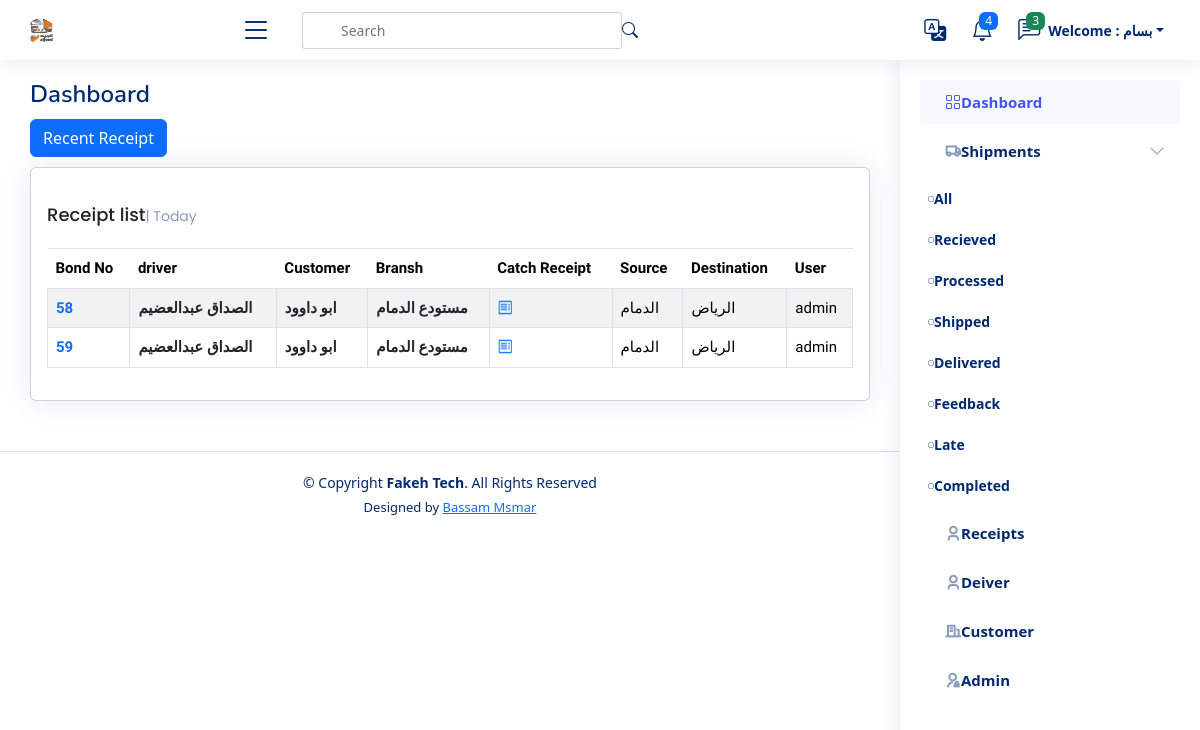
/receipt/ (signed in), run on an earlier commit of the app's database.
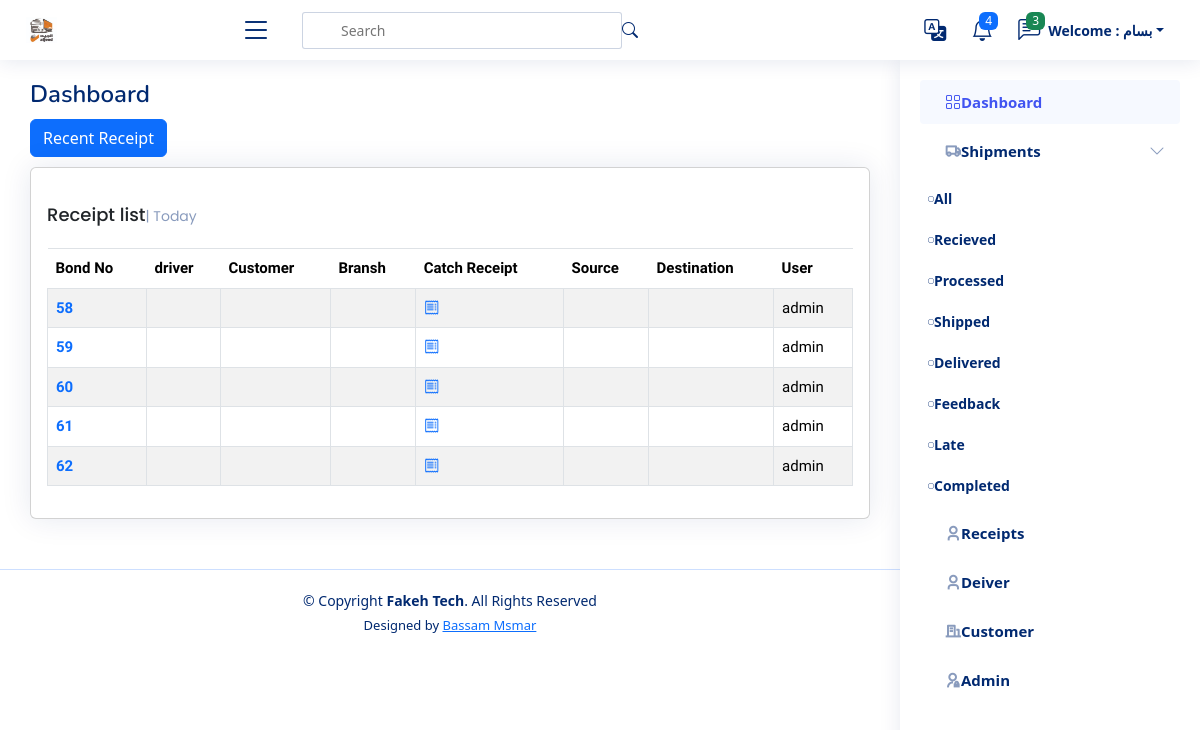
And on a later commit of the database.
### receipt/models.py (models this page shows, shortened)
class Receipt(models.Model):
    user = models.ForeignKey(User,  related_name='receipts_user', on_delete=models.SET_NULL, null=True)
    shipment = models.ForeignKey(Shipment,  related_name='receipts_shipment', on_delete=models.SET_NULL, null=True)
    fare = models.IntegerField(_("Fare"), null=True, blank=True)
    premium = models.IntegerField(_("Premium"), null=True, blank=True)
    fare_return = models.IntegerField(_("Return"), null=True, blank=True)
    days_stayed = models.IntegerField(_("Days Stayed "), null=True, blank=True)
    stay_cost = models.IntegerField(_("Stay Cost") , null=True, blank=True)
    deducted = models.IntegerField(_("Deducted") , null=True, blank=True)
    create_at = models.DateTimeField(_("Create At"), default=timezone.now)
    code = models.ImageField(_("Receipt code"), blank=True, null=True, upload_to='receipt_code')
    total = models.IntegerField(_("Total"), default=0)
    compiled = models.BooleanField(_("Compiled"), default=False)

### shipments/models.py (models this page shows, shortened)
class Shipment(models.Model):
    user = models.ForeignKey(User,  related_name='shipments_user', on_delete=models.SET_NULL, null=True)
    driver = models.ForeignKey(Driver,  related_name='shipments_driver', on_delete=models.SET_NULL, null=True)
    customer_branch = models.ForeignKey(Branch, related_name='shipments_company', on_delete=models.SET_NULL, null=True)
    fare = models.IntegerField(_("Fare"))
    premium = models.IntegerField(_("Premium"), null=True, blank=True)
    fare_return = models.IntegerField(_("Return"), null=True, blank=True)
    code = models.ImageField(blank=True, null=True, upload_to='code')
    days_stayed = models.IntegerField(_("Days Stayed "), null=True, blank=True)
    stay_cost = models.IntegerField(_("Stay Cost") , null=True, blank=True)
    deducted = models.IntegerField(_("Deducted") , null=True, blank=True)
    status = models.TextField(_("Status"), choices=STATUS, null=True, blank=True, default=STATUS[0][0])
    destination = models.ForeignKey(City, verbose_name=_("Destination"), on_delete=models.CASCADE, null=True, blank=True)
    created_at = models.DateTimeField(_("Create At"), default=timezone.now)
    expected_arrival_date = models.DateTimeField(_("Expected Arrival Date"), null=True, blank=True, default=timezone.now)
    actual_delivery_date = models.DateTimeField(_("Actual Delivery Date "), null=True, blank=True, default=timezone.now)
    notes = models.TextField(_("Notes"), null=True, blank=True)

class City(models.Model):
    name_ar = models.CharField(_("City Arabic"), max_length=50)
    name_en = models.CharField(_("City English"), max_length=50)
    def __str__(self):
        return self.name_ar

### drivers/models.py (models this page shows)
class Driver(models.Model):
    name = models.CharField(_("Driver Name"), max_length=120)
    phone = models.CharField(_("Driver Phone"), max_length=120)
    id_number = models.CharField(_("Driver Id Number"), max_length=10, null=True, blank=True)
    language = models.CharField(_("Driver Language"),  max_length=120, choices=LANGUAHE, null=True, blank=True)
    truck_type =models.CharField(_("Truck Type"), max_length=120, choices=TRUCK_TYPE, null=True, blank=True)
    rate = models.IntegerField(_("Rate"), null=True, blank=True)
    image_id = models.ImageField(_("Driver Image"), null=True, blank=True, upload_to='driver_image', default='driver_image/id_defult.png')
    def __str__(self) -> str:
        return self.name

### customers/models.py (models this page shows, shortened)
class Branch(models.Model):
    customers = models.ForeignKey(Customers, related_name='branch_customers', on_delete=models.CASCADE)
    name = models.CharField(_("Name"),max_length=255)
    city = models.CharField(_("City"),max_length=255)

class Customers(models.Model):
    name = models.CharField(max_length=255)
    def __str__(self):
        return self.name

### receipt/views.py (the view)
# urls.py: path('', ReceiptList.as_view(), name='receipt_list'),
class ReceiptList(ListView):
    model = Receipt
    template_name = 'receipt/receipt_list.html'

### templates/receipt/receipt_list.html (shortened to what this page needs)
{% extends 'base.html' %} {% load static %} {% load i18n %} {% block body %}
<main id="main" class="main">
  <div class="pagetitle">
    <h1>{% translate "Dashboard" %}</h1>
  </div>
  <div class="pagetitle">
    <a href="{% url 'receipt_create'  %}">
      <button type="button" class="btn btn-primary">
        {% translate "Recent Receipt"%}
      </button>
    </a>
  </div>
  <section class="section dashboard">
    <div class="row">
      <div class="col-lg-12">
        <div class="row">
          <div class="col-12">
            <div class="card recent-sales overflow-auto">
              <div class="card-body">
                <h5 class="card-title">{% translate "Receipt list" %}<span>| Today</span></h5>
                <table class="table table-borderless table-bordered datatable table-striped table-hover">
                  <thead>
                    <tr>
                      <th scope="col">{% translate "Bond No" %}</th>
                      <th scope="col">{% translate "driver" %}</th>
                      <th scope="col">{% translate "Customer" %} </th>
                      <th scope="col">{% translate "Bransh" %} </th>
                      <th scope="col">{% translate "Catch Receipt" %} </th>
                      <th scope="col">{% translate "Source" %} </th>
                      <th scope="col">{% translate "Destination" %} </th>
                      <th scope="col">{% translate "User" %} </th>
                    </tr>
                  </thead>
                  <tbody>
                    {% for object in object_list %}
                    <tr>
                      <th scope="row"><a href="{% url 'receipt_detail' object.id %}"
                          style="text-decoration: none;">{{object.id}}</a></th>
                      <th scope="row"><a href="#" class="link-dark"
                          style="text-decoration: none;">{{object.shipment.driver}}</a></th>
                      <th scope="row"><a href="#" class="link-dark"
                          style="text-decoration: none;">{{object.shipment.customer_branch.customers}}</a></th>
                      <th scope="row"><a href="#" class="link-dark"
                          style="text-decoration: none;">{{object.shipment.customer_branch.name}}</a></th>
                      <td>
                        <a href="{% url 'receipt_detail' object.id %}" target="_blank">
                          <i class="bi bi-receipt"></i>
                        </a>
                      </td>
                      <td>{{object.shipment.customer_branch.city}} </td>
                      <td> {{object.shipment.destination}}</td>
                      <td>{{object.user}}</td>
                    </tr>
                    {% endfor %}
                  </tbody>
                </table>
              </div>
            </div>
          </div>
        </div>
      </div>
    </div>
  </section>
</main>
{% endblock %}

What changed in the data, as far as the page shows it:
changed Receipt id 58: shipment.driver "الصداق عبدالعضيم" → (not shown); shipment.customer_branch.customers "ابو داوود" → (not shown); shipment.customer_branch.name "مستودع الدمام" → (not shown); shipment.customer_branch.city "الدمام" → (not shown); shipment.destination "الرياض" → (not shown)
changed Receipt id 59: shipment.driver "الصداق عبدالعضيم" → (not shown); shipment.customer_branch.customers "ابو داوود" → (not shown); shipment.customer_branch.name "مستودع الدمام" → (not shown); shipment.customer_branch.city "الدمام" → (not shown); shipment.destination "الرياض" → (not shown)
added Receipt: id "60", user "admin"
added Receipt: id "61", user "admin"
added Receipt: id "62", user "admin"
